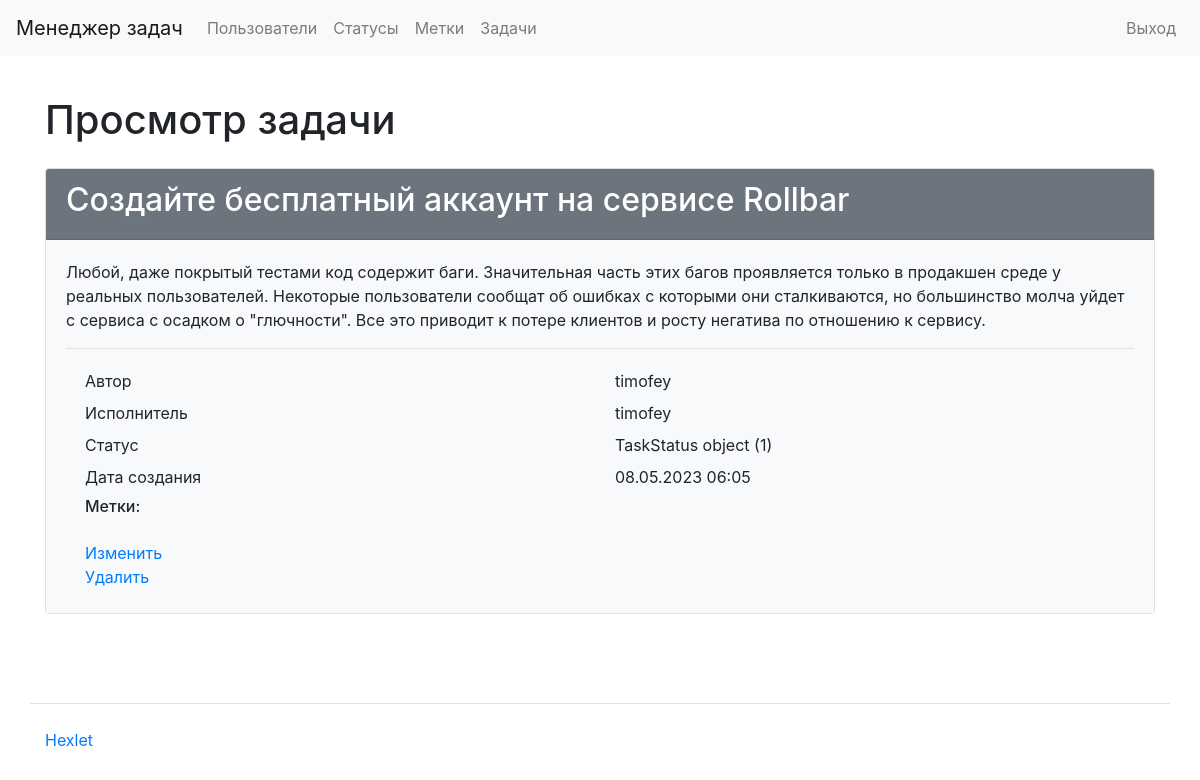
/tasks/1/ (signed in), run on the app's committed database.
### task_manager/tasks/models.py (models this page shows, shortened)
class Tasks(models.Model):
    creator = models.ForeignKey(User, on_delete=models.PROTECT,
                                related_name='creator_tasks',)
    name = models.CharField(max_length=150, null=False,  unique=True)
    description = models.TextField(null=True, blank=True)
    status = models.ForeignKey(TaskStatus, on_delete=models.CASCADE,
                               related_name='chosen_status')
    performer = models.ForeignKey(User, on_delete=models.CASCADE,
                                  related_name='chosen_performer',
                                  null=True,
                                  blank=True)
    labels = models.ManyToManyField(Label, related_name='chosen_tag', symmetrical=False, blank=True)
    created_at = models.DateTimeField(auto_now_add=True)

### task_manager/task_status/models.py (models this page shows)
class TaskStatus(models.Model):
    name = models.CharField(max_length=100, unique=True)
    tasks = models.ManyToManyField("self")
    created_at = models.DateTimeField(auto_now_add=True)

### task_manager/tasks/views.py (the view)
# urls.py: path('<int:id>/', views.TasksPageView.as_view(), name='page_task'),
class TasksPageView(View):
    def get(self, request, *args, **kwargs):
        if request.user.is_authenticated:
            task_id = kwargs.get('id')
            task = get_object_or_404(Tasks, id=task_id)
            return render(request, 'tasks/task_page.html', {'task': task, 'id': task_id})
        return redirect('login')

### task_manager/tasks/templates/tasks/task_page.html (shortened to what this page needs)
{% extends 'base.html' %}
    {% load i18n %}
    {% block content %}
        <h1 class="my-4">{% trans 'Просмотр задачи' %}</h1>
        <div class="card">
  <div class="card-header bg-secondary text-white">
    <h2>{{ task.name }}</h2>
  </div>
  <div class="card-body bg-light">
    <p>{{ task.description }}</p>
    <hr>
    <div class="container">
      <div class="row p-1">
        <div class="col">{% trans 'Автор' %}</div>
        <div class="col">{{ task.creator }}</div>
      </div>
      <div class="row p-1">
        <div class="col">{% trans 'Исполнитель' %}</div>
        <div class="col">{{ task.performer }}</div>
      </div>
      <div class="row p-1">
        <div class="col">{% trans 'Статус' %}</div>
        <div class="col">{{ task.status }}</div>
      </div>
      <div class="row p-1">
        <div class="col">{% trans 'Дата создания' %}</div>
        <div class="col">{{ task.created_at|date:'d.m.Y H:m' }}</div>
      </div>
      <div class="row p-1">
        <div class="col">
          <h6>{% trans 'Метки:' %}</h6>
        </div>
      </div>
      <div class="row p-1">
        <div class="col">
        <a href="{% url 'update_task'  id=task.id %}">{% trans 'Изменить' %} </a>
          <br>
        <a href="{% url 'delete_task' id=task.id %}">{% trans 'Удалить' %} </a>
        </div>
      </div>
    </div>
  </div>
</div>
{% endblock %}

### data on the page
Tasks: name "Создайте бесплатный аккаунт на сервисе Rollbar", description "Любой, даже покрытый тестами код содержит баги. Значительная часть этих багов проявляется только в продакшен среде у реальных пользователей. Некоторые пользователи сообщат об ошибках с которыми они сталкиваются, но большинство молча уйдет с сервиса с осадком о \"глючности\". Все это приводит к потере клиентов и росту негатива по отношению к сервису.", creator "timofey", performer "timofey", status "TaskStatus object (1)", created_at "08.05.2023 06:05"
